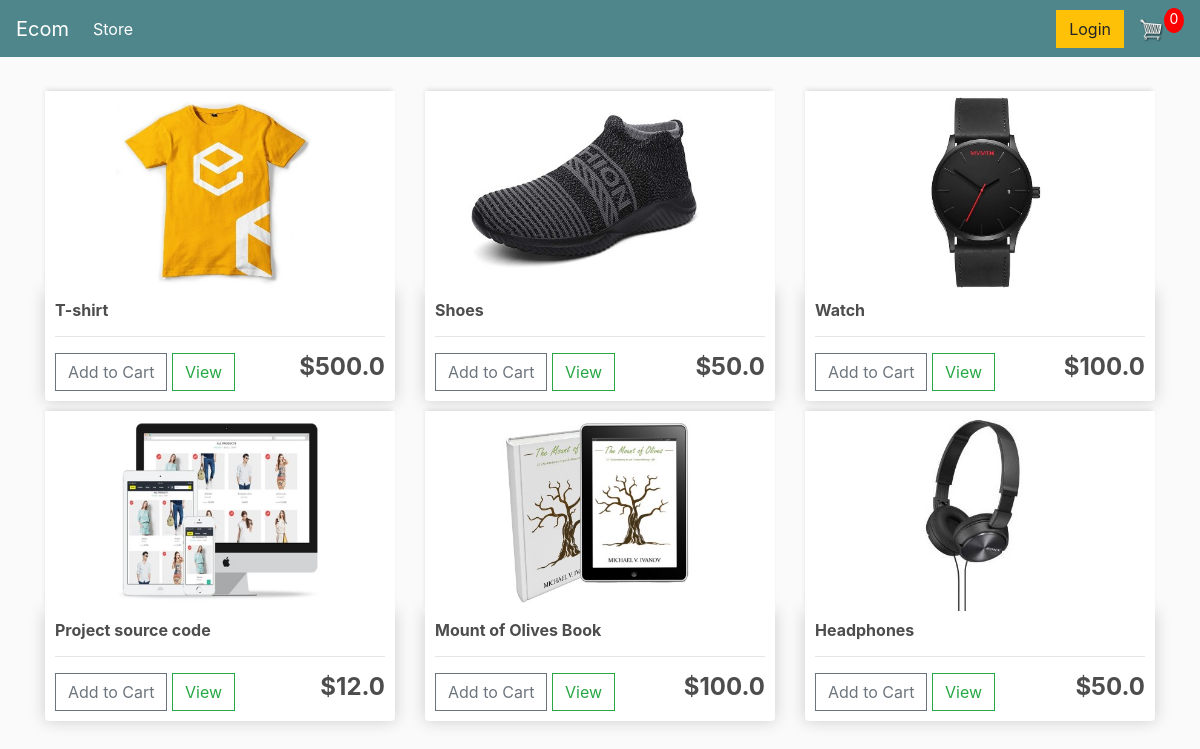
The page / on the database its author committed.
### store/models.py (models this page shows, shortened)
class Product(models.Model):
    name = models.CharField(max_length=200, null=True)
    price = models.FloatField()
    digital = models.BooleanField(default=False, null=True, blank=False)
    image = models.ImageField(null=True, blank=True)
    @property
    def imageURL(self):
        try:
            url = self.image.url
        except:
            url = ''
        return url

### store/views.py (the view)
# urls.py: path('',include('store.urls')),
def store(request):
    data = cartData(request)
    cartItems = data['cartItems']
    order = data['order']
    items = data['items']
    products = Product.objects.all()
    context = {'products': products, 'cartItems': cartItems}
    return render(request, 'store/store.html', context)

### store/utils.py (called while the page is built, shortened)
def cookieCart(request):
    try:
        cart = json.loads(request.COOKIES['cart'])
    except:
        cart = {}
        print('CART:', cart)
    items = []
    order = {'get_cart_total': 0, 'get_cart_items': 0, 'shipping': False}
    cartItems = order['get_cart_items']
    return {'cartItems': cartItems, 'order': order, 'items': items}

def cartData(request):
    if request.user.is_authenticated:
        customer = request.user.customer
        order= Order.objects.get_or_create(customer=customer, complete=False)
        items = order.orderitem_set.all()
        cartItems = order.get_cart_items
    else:
        cookieData = cookieCart(request)
        cartItems = cookieData['cartItems']
        order = cookieData['order']
        items = cookieData['items']
    return {'cartItems': cartItems, 'order': order, 'items': items}

### store/templates/store/store.html
{% extends 'store/main.html' %}
{% load static %}
{% block content %}
	<div class="row">
		{% for product in products %}
		<div class="col-lg-4">
			<img class="thumbnail" src="{{product.imageURL}}">
			<div class="box-element product">
				<h6><strong>{{product.name}}</strong></h6>
				<hr>
				<button data-product="{{product.id}}" data-action="add" class="btn btn-outline-secondary add-btn update-cart">Add to Cart</button>
				<a class="btn btn-outline-success" href="#">View</a>
				<h4 style="display: inline-block; float: right"><strong>${{product.price}}</strong></h4>
			</div>
		</div>
		{% endfor %}
	</div>
{% endblock content %}

### store/templates/store/main.html (shortened to what this page needs)
<!DOCTYPE html>
{% load static %}
<html>
<head>
	<link rel="stylesheet" href="https://stackpath.bootstrapcdn.com/bootstrap/4.4.1/css/bootstrap.min.css">
	<link rel="stylesheet" type="text/css" href="{% static 'css/main.css' %}">
</head>
<body>
	<nav class="navbar navbar-expand-lg navbar-dark bg-dark">
	  <a class="navbar-brand" href="{% url 'store' %}">Ecom</a>
	  <div class="collapse navbar-collapse" id="navbarSupportedContent">
	    <ul class="navbar-nav mr-auto">
	      <li class="nav-item active">
	        <a class="nav-link" href="{% url 'store' %}">Store <span class="sr-only">(current)</span></a>
	      </li>
	    </ul>
	    <div class="form-inline my-2 my-lg-0">
	     	<a href="#"class="btn btn-warning">Login</a>
	     	<a href="{% url 'cart' %}">
	    		<img  id="cart-icon" src="{% static 'images/cart.png' %}">
	    	</a>
	    	<p id="cart-total">{{cartItems}}</p>
	    </div>
	  </div>
	</nav>
     <div class="container">
            <br>
            {% block content %}
            {% endblock content %}
         </div>
</body>
</html>

### static/css/main.css (style rules this page uses)
body { background-color: hsl(0, 0%, 98%); }
h1,h2,h3,h4,h5,h6 { color:hsl(0, 0%, 30%); }
.box-element { box-shadow:hsl(0, 0%, 80%) 0 0 16px; background-color: #fff; border-radius: 4px; padding: 10px; }
.thumbnail { width: 100%; height: 200px; -webkit-box-shadow: -1px -3px 5px -2px rgba(214,214,214,1); -moz-box-shadow: -1px -3px 5px -2px rgba(214,214,214,1); box-shadow: -1px -3px 5px -2px rgba(214,214,214,1); }
.product { border-radius: 0 0 4px 4px; }
.bg-dark { background-color: #4f868c!important; }
#cart-icon { width:25px; display: inline-block; margin-left: 15px; }
#cart-total { display: block; text-align: center; color:#fff; background-color: red; width: 20px; height: 25px; border-radius: 50%; font-size: 14px; }
.col-lg-4, .col-lg-6, .col-lg-8, .col-lg-12 { margin-top: 10px; }
.btn { border-radius: 0; }

### rows shown on the page
Product: imageURL (picture), name "T-shirt", price "500.0"
Product: imageURL (picture), name "Shoes", price "50.0"
Product: imageURL (picture), name "Watch", price "100.0"
Product: imageURL (picture), name "Project source code", price "12.0"
Product: imageURL (picture), name "Mount of Olives Book", price "100.0"
Product: imageURL (picture), name "Headphones", price "50.0"

### other values the page prints
{{ cartItems }} "0"
